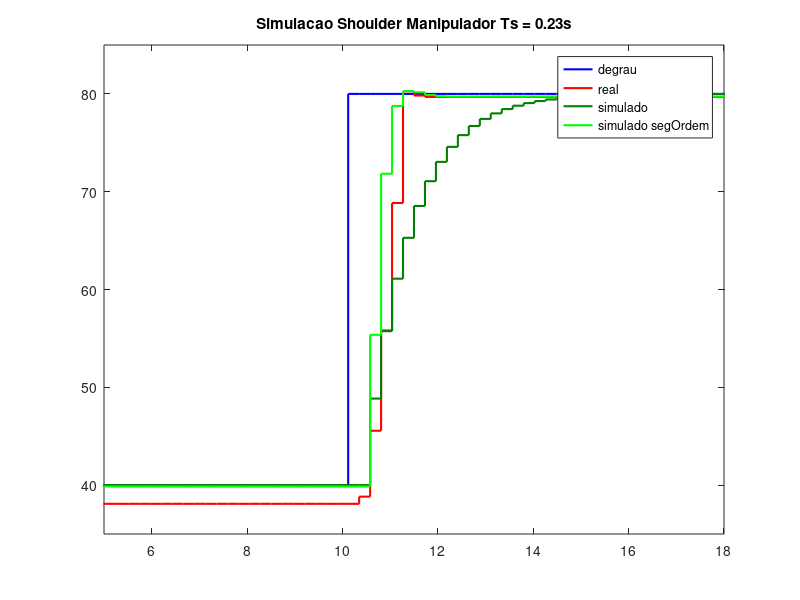
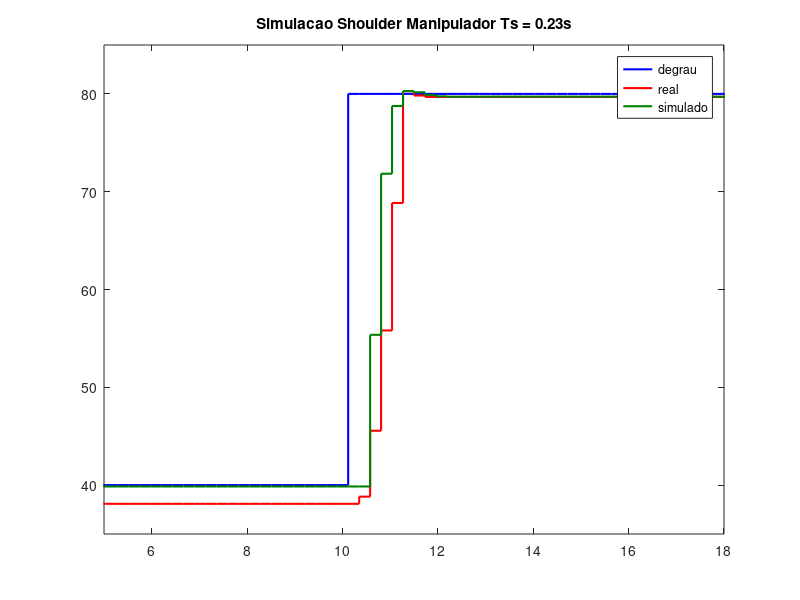
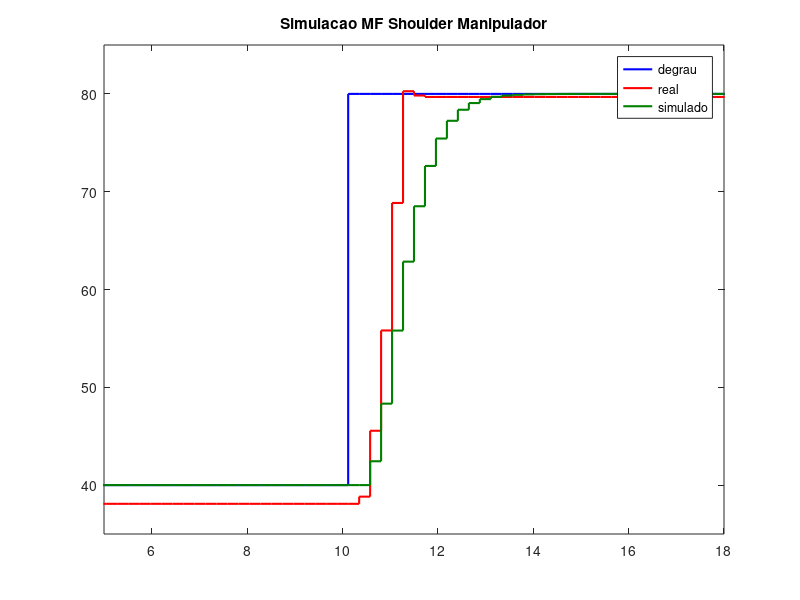

The MATLAB source for these figures, in order:
clc;
close all;

load('inputShoulder0_23.mat')
load('outputShoulder0_23.mat')

darkGreen = [0, 0.5, 0];
darknessGreen = [0, 0.1, 0];

% Um polo - Discreto direto
tfShoulder0_23 = tf(1,[.92 1])
tfShoulder0_23 = c2d(tfShoulder0_23, 0.23,'zoh')
% Dois polos c2d (MELHOR RESULTADO)
% tfShoulder0_23_segOrdem = tf([13.3384],[1 7.3043 13.3384])
tfShoulder0_23_segOrdem = tf([.9965*28.69898],[1 8.5714 28.69898])
tfShoulder0_23_segOrdem = c2d(tfShoulder0_23_segOrdem, 0.23,'zoh')

timeShoulder0_23 = 0:0.23:19.78;

refShoulder0_23_estab = zeros(1,187);
timeShoulder0_23_estab = 0:0.23:42.78;

for idx = 1:187
    if idx <= 145
        refShoulder0_23_estab(1,idx) = 40;
    else
        refShoulder0_23_estab(1,idx) = 80;
    end
end

resultStepShoulder0_23 = lsim(tfShoulder0_23,refShoulder0_23_estab,timeShoulder0_23_estab);
resultStepShoulder0_23_segOrdem = lsim(tfShoulder0_23_segOrdem,refShoulder0_23_estab,timeShoulder0_23_estab);

figure(1)
stairs(timeShoulder0_23(1,:),inputShoulder0_23(:,1),'b', 'LineWidth', 1.5);
hold on
stairs(timeShoulder0_23(1,:),outputShoulder0_23(:,1),'r', 'LineWidth', 1.5);
hold on
stairs(timeShoulder0_23(1,:),resultStepShoulder0_23(101:187,1),'Color',darkGreen, 'LineWidth', 1.5);
hold on
stairs(timeShoulder0_23(1,:),resultStepShoulder0_23_segOrdem(101:187,1),'g', 'LineWidth', 1.5);
axis([5 18 35 85])
legend('degrau','real','simulado', 'simulado segOrdem')
title('Simulacao Shoulder Manipulador Ts = 0.23s')

figure(2)
stairs(timeShoulder0_23(1,:),inputShoulder0_23(:,1),'b', 'LineWidth', 1.5);
hold on
stairs(timeShoulder0_23(1,:),outputShoulder0_23(:,1),'r', 'LineWidth', 1.5);
hold on
stairs(timeShoulder0_23(1,:),resultStepShoulder0_23_segOrdem(101:187,1),'Color',darkGreen, 'LineWidth', 1.5);
axis([5 18 35 85])
legend('degrau','real','simulado')
title('Simulacao Shoulder Manipulador Ts = 0.23s')

% ---------------------------- Malha Fechada -------------------------

% C_BASE = C_FOREARM = C_SHOULDER = ( 3.74*s + 3.4 ) / s
% 
% pid = kp + ki/s + kd*s
% 
% Zero = -0.909090
% Polo = 0
% 
% Kp = 3.74
% Ki = 3.4

% c_pi = tf([3.74 3.4],[1 0])
% c_pi = c2d(c_pi,0.23,'zoh')
c_pi = tf([0.15724 0.065128808],[1 -1],0.23)

mf_shoulder = feedback(c_pi*tfShoulder0_23_segOrdem,1)

result_mf_step_shoulder = lsim(mf_shoulder,refShoulder0_23_estab,timeShoulder0_23_estab);

figure(3)
stairs(timeShoulder0_23(1,:),inputShoulder0_23(:,1),'b', 'LineWidth', 1.5);
hold on
stairs(timeShoulder0_23(1,:),outputShoulder0_23(:,1),'r', 'LineWidth', 1.5);
hold on
stairs(timeShoulder0_23(1,:),result_mf_step_shoulder(101:187,1),'b','Color',darkGreen, 'LineWidth', 1.5);
axis([5 18 35 85])
legend('degrau','real','simulado')
title('Simulacao MF Shoulder Manipulador')